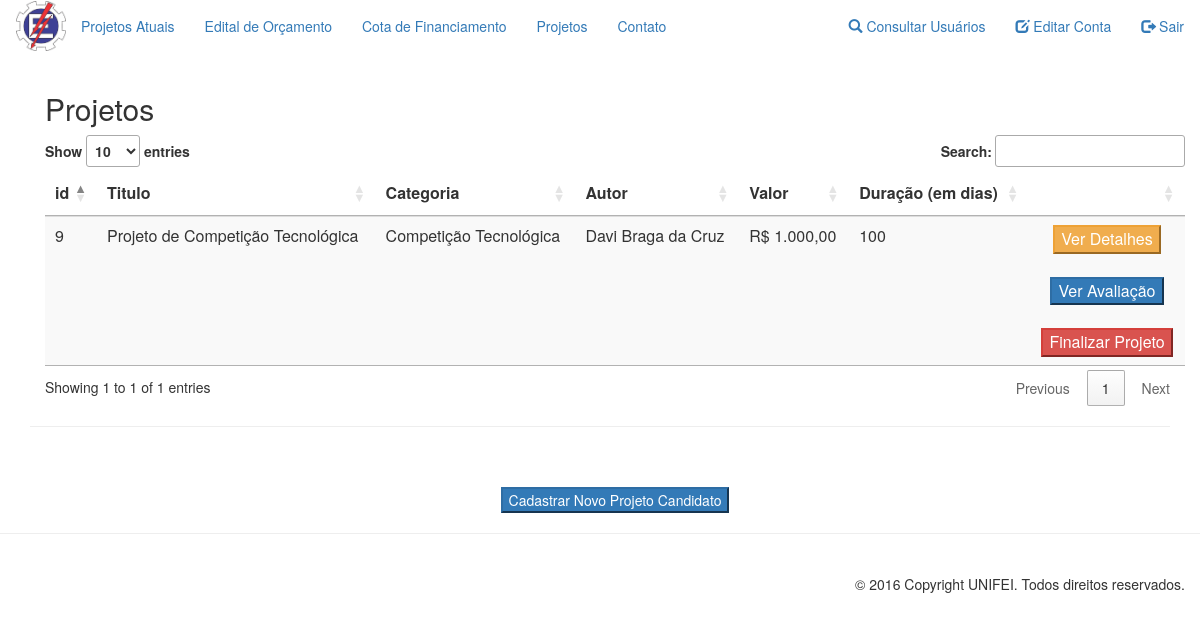
Page /pages/projetoCandidato/infoProjetosCandidatos.php (signed in) on the committed database.
### tables this page shows
CREATE TABLE `projeto` (
  `id` int(11) NOT NULL,
  `status` varchar(10) NOT NULL,
  `titulo` varchar(100) NOT NULL,
  `autor` varchar(14) NOT NULL,
  `valorTotal` double NOT NULL,
  `duracao` int(11) NOT NULL,
  `dataInicio` date NOT NULL,
  `dataFim` date NOT NULL,
  `descricao` text NOT NULL,
  `categoria` varchar(50) NOT NULL,
  `valArrecadado` float NOT NULL,
  `resumo` text NOT NULL,
  `imagem` varchar(50) NOT NULL
);

CREATE TABLE `usuario` (
  `cpf` varchar(14) NOT NULL,
  `tipo` varchar(50) NOT NULL,
  `nome` varchar(50) NOT NULL,
  `email` varchar(25) NOT NULL,
  `senha` varchar(20) NOT NULL,
  `cep` int(8) NOT NULL,
  `rua` varchar(45) NOT NULL,
  `numero` int(5) NOT NULL,
  `bairro` varchar(25) NOT NULL,
  `cidade` varchar(25) NOT NULL,
  `estado` varchar(2) NOT NULL,
  `categoria` varchar(40) NOT NULL,
  `dataNasc` date NOT NULL,
  `status` varchar(20) NOT NULL
);

### functions/functionsBd.php (called while the page is built, shortened)
<?php
function consultaProjetoPorAutor($autor)
{
    RETURN mysql_query(("SELECT * FROM projeto WHERE autor = '" . $autor . "'"));
}
function procuraAutor($autor)
{
    RETURN mysql_query("SELECT * FROM usuario WHERE cpf = '" . $autor . "'");
}
?>

### pages/projetoCandidato/infoProjetosCandidatos.php (the view, shortened to what this page needs)
<?php
require_once '../../functions/functionsBd.php';
?>
<section id="infoProjetosCandidatos" class="container">
    <div class="container">
        <h2 class="sub-header">Projetos</h2>
        <div class="table-responsive">
            <script>$(document).ready(function ()
                {
                    $('#listarProjetosCandidatos').DataTable();
                });
            </script>
            <table id="listarProjetosCandidatos" class="table table-striped">
                <thead>
                    <tr>
                        <th>id</th>
                        <th>Titulo</th>
                        <th>Categoria</th>
                        <th>Autor</th>
                        <th>Valor</th>
                        <th>Duração (em dias)</th>
                        <?php if ($_SESSION['tipoUsr'] == 'Gestor de Projetos') echo "<th></th>" ?>
                    </tr>
                </thead>
                <tbody>
                    <?php
                    if ($_SESSION['tipoUsr'] == 'Avaliador de Projetos')
                        $query = consultaProjetoPorCategoria($_SESSION['cpf']);
                    else
                        $query = consultaProjetoPorAutor($_SESSION['cpf']);
                    while ($dados = mysql_fetch_array(($query)))
                    {
                        if($_SESSION['tipoUsr'] == 'Avaliador de Projetos' && ($dados['status'] != "reprovado" && $dados['status'] != "aprovado") || $_SESSION['tipoUsr'] == 'Gestor de Projetos')
                        {
                            $autorQuery = procuraAutor($dados['autor']);
                            $autor = mysql_fetch_array($autorQuery);
                            echo "<tr>"
                            . "<td> " . $dados['id'] . "</td>"
                            . "<td> " . $dados['titulo'] . "</td>"
                            . "<td> " . $dados['categoria'] . "</td>"
                            . "<td> " . $autor['nome'] . "</td>"
                            . "<td> R$ " . number_format($dados['valorTotal'], 2, ',', '.') . "</td>"
                            . "<td> " . $dados['duracao'] . "</td>";
                            if ($_SESSION['tipoUsr'] == "Avaliador de Projetos" && $dados['status'] == 'candidato')
                                echo "<td style='text-align: center'><a href='avaliarProjetoCandidato.php'>"
                                . "<input type='button' value='Avaliar' class='btn-success' onclick=(" . $_SESSION['id'] = $dados['id'] . ")></a>";
                            else if ($_SESSION['tipoUsr'] == "Avaliador de Projetos" && $dados['status'] == 'revisar')
                            {
                                echo "<td style='text-align: center'><a href='alterarProjetoAvaliado.php'>"
                                . "<input type='button' value='Iniciar Revisão' class='btn-warning' onclick=(" . $_SESSION['id'] = $dados['id'] . ")></a>";
                            }
                            else if($_SESSION['tipoUsr'] == "Gestor de Projetos" && $dados['status'] == 'aprovado')
                            {
                                echo "<td style='text-align: center'>"
                                . "<a href='../projetoAprovado/infoProjetosAprovados.php?id=".$dados['id']."'>"
                                . "<input type='button' value='Ver Detalhes' class='btn-warning')></a>";
                                echo "<br/><br/>";
                                echo "<a href='infoAvaliacao.php'>"
                                . "<input type='button' value='Ver Avaliação' class='btn-primary' onclick=(" . $_SESSION['id'] = $dados['id'] . ")></a>";
                                echo "<br/><br/>";
                                echo "<a href='../projetoAprovado/finalizarProjetoAprovado.php'>"
                                . "<input type='button' value='Finalizar Projeto' class='btn-danger' onclick=(" . $_SESSION['id'] = $dados['id'] . ")></a>"
                                . "</td>";
                            }
                            echo "</tr>";
                        }
                    }
                    ?>
                </tbody>
            </table>
        </div>
    </div>
    <hr/>
    <?php
    if (strcmp($_SESSION["tipoUsr"], "Gestor de Projetos") == 0)
    {
        echo "
        <br/><br/>
        <div style='text-align: center; border-top-width: 100px'>
            <div style='margin-left:30px;'>
                <a href='cadastrarProjetoCandidato.php'><input type='button' class='btn-primary' value='Cadastrar Novo Projeto Candidato'></a>
            </div>
        </div>
    ";
    }
    ?>
</section>
<?php include("../template/footer.php") ?>

### rows in the picture
projeto: id "9", titulo "Projeto de Competição Tecnológica", categoria "Competição Tecnológica", usuario.nome "Davi Braga da Cruz", valorTotal "1.000,00", duracao "100"
